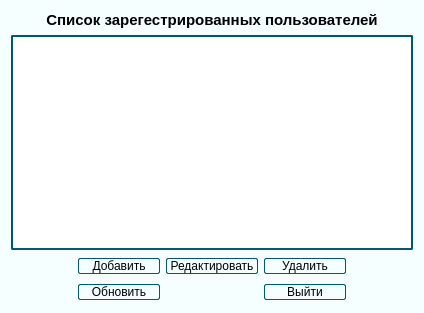
<?xml version="1.0" encoding="UTF-8"?>
<ui version="4.0">
 <class>AdminRoom</class>
 <widget class="QDialog" name="AdminRoom">
  <property name="geometry">
   <rect>
    <x>0</x>
    <y>0</y>
    <width>424</width>
    <height>313</height>
   </rect>
  </property>
  <property name="windowTitle">
   <string>Dialog</string>
  </property>
  <property name="styleSheet">
   <string notr="true">background-color: rgb(245, 255, 255)</string>
  </property>
  <layout class="QGridLayout" name="gridLayout">
   <item row="3" column="3">
    <widget class="QPushButton" name="pushButton_5">
     <property name="styleSheet">
      <string notr="true">QPushButton {
     border: 1px solid #005870;
     border-radius: 2px;
     background-color: qlineargradient(x1: 0, y1: 0, x2: 0, y2: 1,
                                       stop: 0 #b8f0ff, stop: 1 #57d5f7);

     min-width: 80px;
 }

 QPushButton:pressed {
     background-color: qlineargradient(x1: 0, y1: 0, x2: 0, y2: 1,
                                       stop: 0 #005870, stop: 1 #00c8ff);
 }</string>
     </property>
     <property name="text">
      <string>Выйти</string>
     </property>
    </widget>
   </item>
   <item row="3" column="0">
    <spacer name="horizontalSpacer_2">
     <property name="orientation">
      <enum>Qt::Horizontal</enum>
     </property>
     <property name="sizeHint" stdset="0">
      <size>
       <width>40</width>
       <height>20</height>
      </size>
     </property>
    </spacer>
   </item>
   <item row="2" column="3">
    <widget class="QPushButton" name="dellAdmin">
     <property name="styleSheet">
      <string notr="true">QPushButton {
     border: 1px solid #005870;
     border-radius: 2px;
     background-color: qlineargradient(x1: 0, y1: 0, x2: 0, y2: 1,
                                       stop: 0 #b8f0ff, stop: 1 #57d5f7);

     min-width: 80px;
 }

 QPushButton:pressed {
     background-color: qlineargradient(x1: 0, y1: 0, x2: 0, y2: 1,
                                       stop: 0 #005870, stop: 1 #00c8ff);
 }</string>
     </property>
     <property name="text">
      <string>Удалить</string>
     </property>
    </widget>
   </item>
   <item row="2" column="4">
    <spacer name="horizontalSpacer_5">
     <property name="orientation">
      <enum>Qt::Horizontal</enum>
     </property>
     <property name="sizeHint" stdset="0">
      <size>
       <width>40</width>
       <height>20</height>
      </size>
     </property>
    </spacer>
   </item>
   <item row="1" column="0" colspan="5">
    <widget class="QTableView" name="tableView">
     <property name="styleSheet">
      <string notr="true">QTableView {
	border: 2px solid #005870;
     border-radius: 2px;
     background-color: white;
     selection-background-color: rgb(0, 85, 255);
 }
QTableView QTableCornerButton::section {
     background: #0040ff;
     border: 2px outset #0004ff;
 }</string>
     </property>
    </widget>
   </item>
   <item row="3" column="1">
    <widget class="QPushButton" name="pushButton_4">
     <property name="styleSheet">
      <string notr="true">QPushButton {
     border: 1px solid #005870;
     border-radius: 2px;
     background-color: qlineargradient(x1: 0, y1: 0, x2: 0, y2: 1,
                                       stop: 0 #b8f0ff, stop: 1 #57d5f7);

     min-width: 80px;
 }

 QPushButton:pressed {
     background-color: qlineargradient(x1: 0, y1: 0, x2: 0, y2: 1,
                                       stop: 0 #005870, stop: 1 #00c8ff);
 }</string>
     </property>
     <property name="text">
      <string>Обновить</string>
     </property>
    </widget>
   </item>
   <item row="2" column="0">
    <spacer name="horizontalSpacer_4">
     <property name="orientation">
      <enum>Qt::Horizontal</enum>
     </property>
     <property name="sizeHint" stdset="0">
      <size>
       <width>40</width>
       <height>20</height>
      </size>
     </property>
    </spacer>
   </item>
   <item row="3" column="4">
    <spacer name="horizontalSpacer_3">
     <property name="orientation">
      <enum>Qt::Horizontal</enum>
     </property>
     <property name="sizeHint" stdset="0">
      <size>
       <width>40</width>
       <height>20</height>
      </size>
     </property>
    </spacer>
   </item>
   <item row="2" column="2">
    <widget class="QPushButton" name="redAdmin">
     <property name="styleSheet">
      <string notr="true">QPushButton {
     border: 1px solid #005870;
     border-radius: 2px;
     background-color: qlineargradient(x1: 0, y1: 0, x2: 0, y2: 1,
                                       stop: 0 #b8f0ff, stop: 1 #57d5f7);

     min-width: 90px;
 }

 QPushButton:pressed {
     background-color: qlineargradient(x1: 0, y1: 0, x2: 0, y2: 1,
                                       stop: 0 #005870, stop: 1 #00c8ff);
 }</string>
     </property>
     <property name="text">
      <string>Редактировать</string>
     </property>
    </widget>
   </item>
   <item row="2" column="1">
    <widget class="QPushButton" name="addAdmin">
     <property name="styleSheet">
      <string notr="true">QPushButton {
     border: 1px solid #005870;
     border-radius: 2px;
     background-color: qlineargradient(x1: 0, y1: 0, x2: 0, y2: 1,
                                       stop: 0 #b8f0ff, stop: 1 #57d5f7);

     min-width: 80px;
 }

 QPushButton:pressed {
     background-color: qlineargradient(x1: 0, y1: 0, x2: 0, y2: 1,
                                       stop: 0 #005870, stop: 1 #00c8ff);
 }</string>
     </property>
     <property name="text">
      <string>Добавить</string>
     </property>
    </widget>
   </item>
   <item row="0" column="0" colspan="5">
    <widget class="QLabel" name="label">
     <property name="text">
      <string>&lt;html&gt;&lt;head/&gt;&lt;body&gt;&lt;p align=&quot;center&quot;&gt;&lt;span style=&quot; font-size:11pt; font-weight:700;&quot;&gt;Список зарегестрированных пользователей&lt;/span&gt;&lt;/p&gt;&lt;/body&gt;&lt;/html&gt;</string>
     </property>
    </widget>
   </item>
  </layout>
 </widget>
 <resources/>
 <connections/>
</ui>
